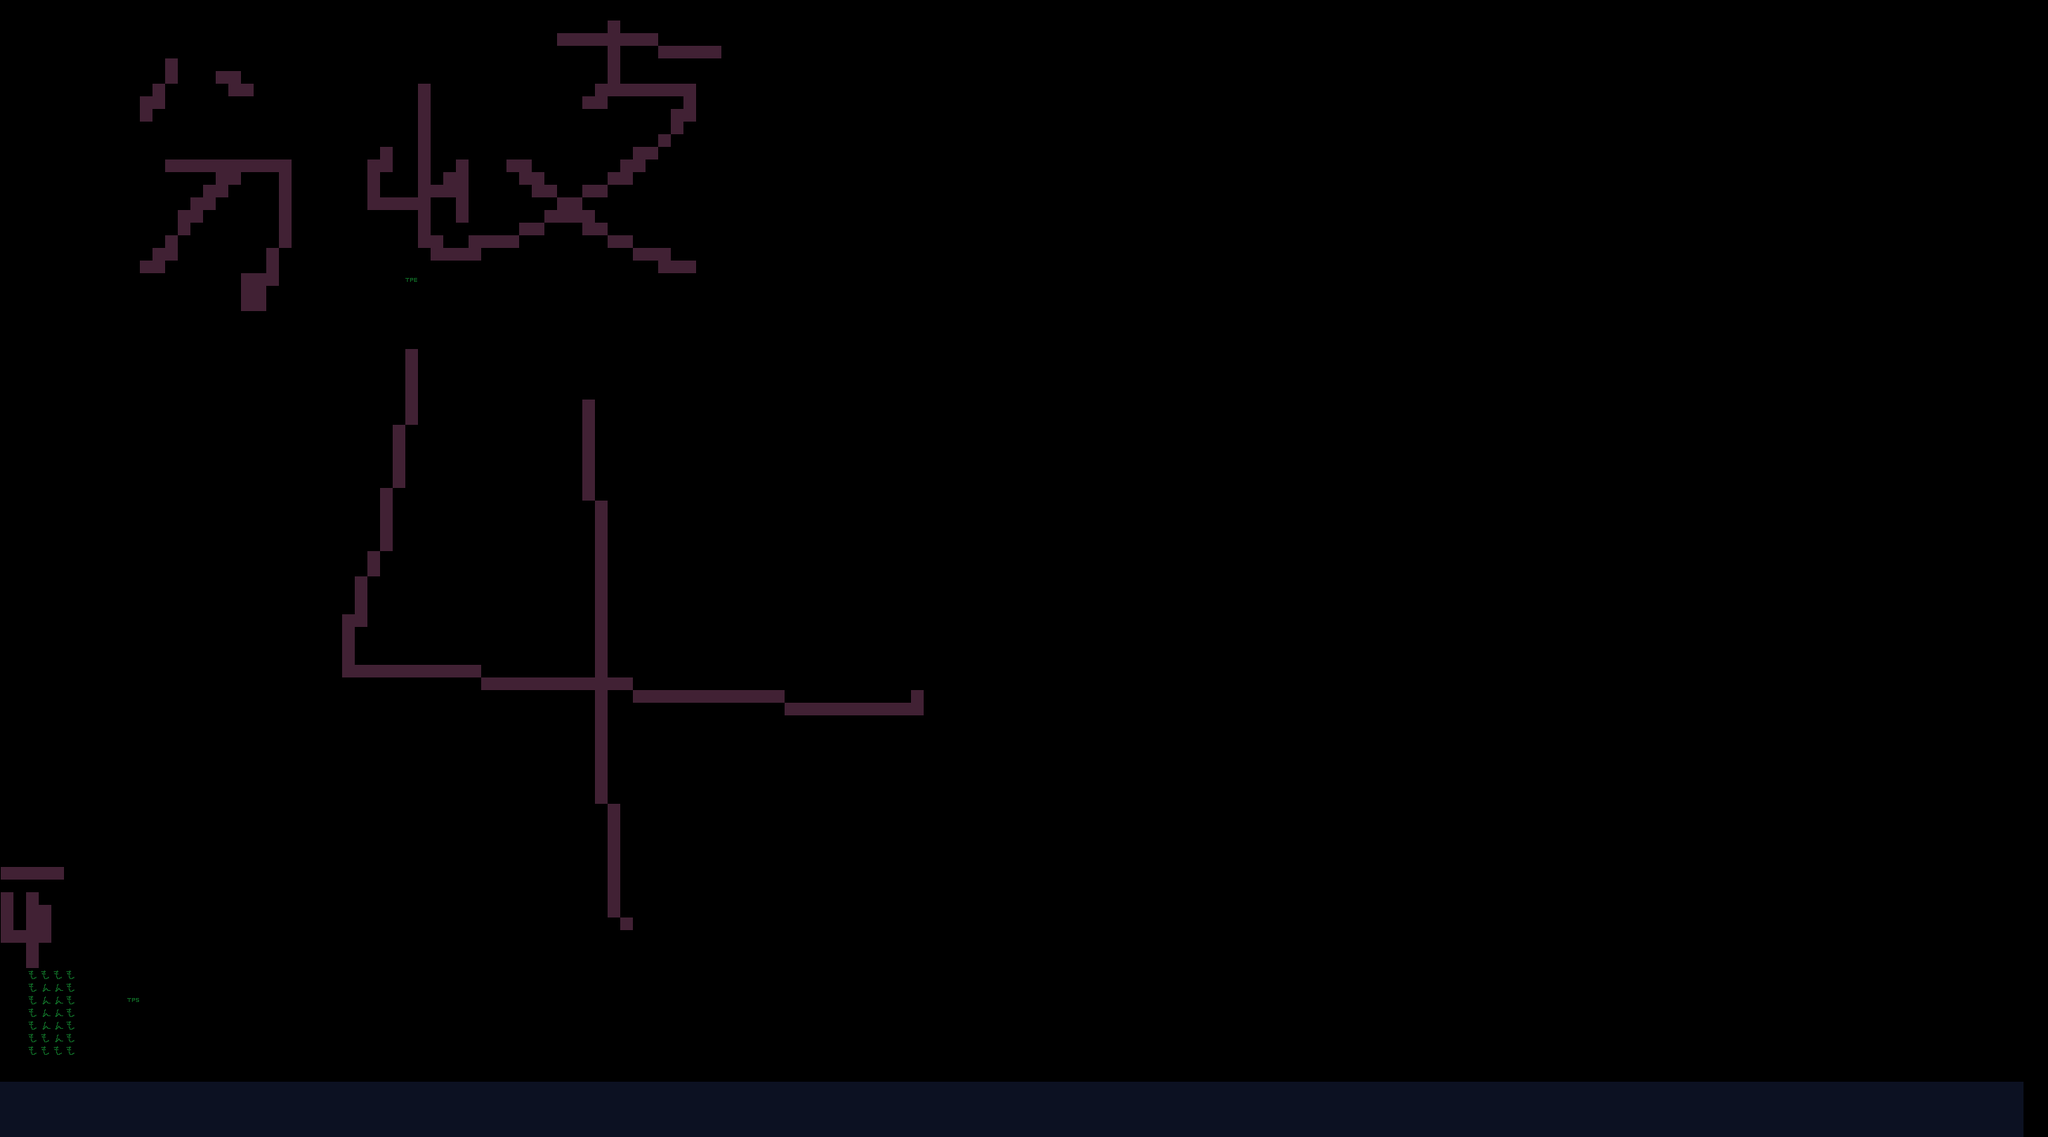

A 2D game scene composited from a Tiled map and its tileset images. What follows is a short description and the map's XML, with each tile layer's data collapsed to a summary:
An orthogonal 162x90 tile map with 16x16 px tiles, 1 tile layer (タイル・レイヤー 1).

<map version="1.2" tiledversion="1.3.4" orientation="orthogonal" renderorder="right-down" width="162" height="90" tilewidth="16" tileheight="16" infinite="0" nextlayerid="2" nextobjectid="1">
 <editorsettings>
  <export target="map4.csv" format="csv" />
 </editorsettings>
 <tileset firstgid="1" name="Tileset" tilewidth="16" tileheight="16" tilecount="70" columns="10">
  <image source="画像保存/FreePlatformerNa/Foreground/Tileset.png" width="160" height="112" />
 </tileset>
 <layer id="1" name="タイル・レイヤー 1" width="162" height="90" offsetx="-31.6667" offsety="26">
  <data>[14580 cells, 1287 non-empty, 6 distinct tile ids]</data>
 </layer>
</map>
